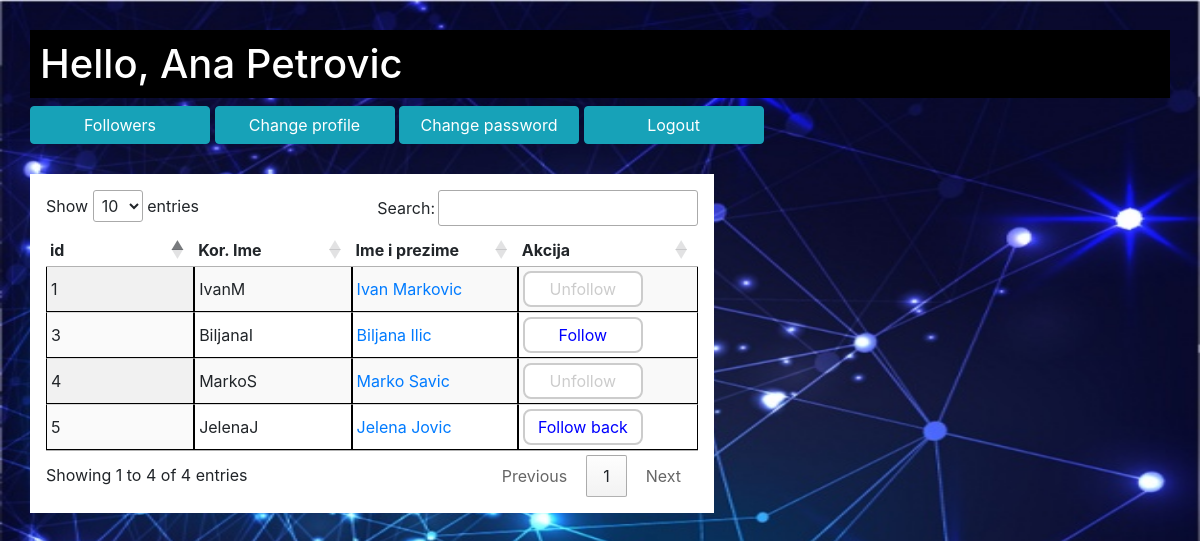
The page /followers.php (signed in) on the database its author committed.
### tables this page shows
CREATE TABLE users (
    id INT UNSIGNED PRIMARY KEY AUTO_INCREMENT,
    username VARCHAR(50) UNIQUE NOT NULL,
    pass CHAR(32) NOT NULL
);

### followers.php (the view, shortened to what this page needs)
<?php
    require_once "header.php";
    require_once "connection.php";
    $profile_id = $_SESSION["id"];
    $sql = "SELECT u.id,
                    u.username AS 'Kor. Ime',
                    CONCAT(p.name, ' ', p.surname) AS 'Ime i prezime',
                    (SELECT GROUP_CONCAT(receiver_id) FROM followers WHERE sender_id=$profile_id) AS f_ed,
                    (SELECT GROUP_CONCAT(sender_id) FROM followers WHERE receiver_id=$profile_id) AS f_ers
            FROM profiles AS p
            INNER JOIN users AS u
            ON p.user_id = u.id
            WHERE u.id = $profile_id;";
    if ($result = $conn->query($sql)) {
        $row = $result->fetch_assoc();
        $arrFollowed = explode("," , $row["f_ed"]);
        $arrFollowers = explode("," , $row["f_ers"]);
    } else {
        echo "<p>Error: " . $sql . " --- " . $conn->error . "</p>";
    }
    $sql = 'SELECT u.id,
                    u.username AS "Kor. Ime",
                    CONCAT(p.name, " ", p.surname) AS "Ime i prezime"
            FROM users AS u
            INNER JOIN profiles AS p
            ON p.user_id = u.id
            WHERE u.id != ' . $profile_id . ';';
    if ($result = $conn->query($sql)) {
        echo "<div class='divTable'>";
        echo "<table id='tableFriends' class='display compact'>";
        $zaglavlje = "Nema podataka u tabeli!";
        if($columns = array_keys($result->fetch_assoc())) {
            $zaglavlje = implode("</th><th>", $columns);
        }
        echo "\n\t<thead><tr><th>$zaglavlje</th><th>Akcija</th></tr></thead>";
        echo "\n\t<tbody>";
        foreach($result as $row) {
            $friend_id = $row["id"];
            $text = "Follow"; $un = ""; $aClass = "aFollow";
            if(in_array($friend_id, $arrFollowers)) {
                $text = "Follow back";
            }
            if(in_array($friend_id, $arrFollowed)) {
                $text = "Unfollow";
                $un = "un";
                $aClass = "aUnfollow";
            }
            $a = "<a class='$aClass aAkcija' href='followers.php?senderid=$profile_id&$un" . "follow_id=$friend_id'>$text</a>";
            $rid = $row['id'];
            $un = $row['Kor. Ime'];
            $fn = $row['Ime i prezime'];
            echo "<tr><td>$rid</td><td>$un</td><td><a href='profile.php?profile_id=$rid'>$fn</a></td><td>$a</td></tr>\n";
        }
        echo "</tbody>";
        echo "</table>";
        echo "</div>";
    } else {
        echo "<p>Error: " . $sql . " --- " . $conn->error . "</p>";
    }
?>
</body>
</html>

### header.php (shortened to what this page needs)
<!DOCTYPE html>
<html lang="en">
<head>
    <link rel="stylesheet" href="https://maxcdn.bootstrapcdn.com/bootstrap/4.5.2/css/bootstrap.min.css">
    <link rel="stylesheet" type="text/css" href="https://cdn.datatables.net/1.10.23/css/jquery.dataTables.css">
    <link rel="stylesheet" href="style.css">
</head>
<body>
<?php
    if(!empty($_SESSION)) {
        echo "<h1>Hello, " . $_SESSION['full_name'] . "</h1>";
    }
?>
<nav>
    <a class="btn btn-info" href="followers.php">Followers</a>
    <a class="btn btn-info" href="changeProfile.php">Change profile</a>
    <a class="btn btn-info" href="changePass.php">Change password</a>
    <a class="btn btn-info" href="logout.php">Logout</a>
</nav>

### style.css (style rules this page uses)
* { box-sizing: border-box; margin: 0; padding: 0; }
html { height: 100%; }
body { background: url(images/dark-blue.jpg); background-size: 100% 100%; padding: 30px; }
nav { margin-bottom: 30px; }
nav a { width: 180px; }
.divTable { background-color: white; padding: 16px; width: 60%; min-width: 420px; }
table { background-color: white; }
table tr td { padding: 6px; width: 200px; border: 1px solid black; }
.aAkcija { text-decoration: none; border: 2px solid #ccc; border-radius: 8px; padding: 4px 8px; display: inline-block; width: 120px; text-align: center; background-color: white; }
.aUnfollow { color: #ccc; }
.aFollow { color: blue; }
h1, h3 { color: white; background-color: black; padding: 10px; }

### rows shown on the page
users: id "1", username "IvanM", fn "Ivan Markovic", text "Unfollow"
users: id "3", username "BiljanaI", fn "Biljana Ilic", text "Follow"
users: id "4", username "MarkoS", fn "Marko Savic", text "Unfollow"
users: id "5", username "JelenaJ", fn "Jelena Jovic", text "Follow back"

### other values the page prints
$_SESSION['full_name'] "Ana Petrovic"
implode("</th><th>", $columns) "id Kor. Ime Ime i prezime"
